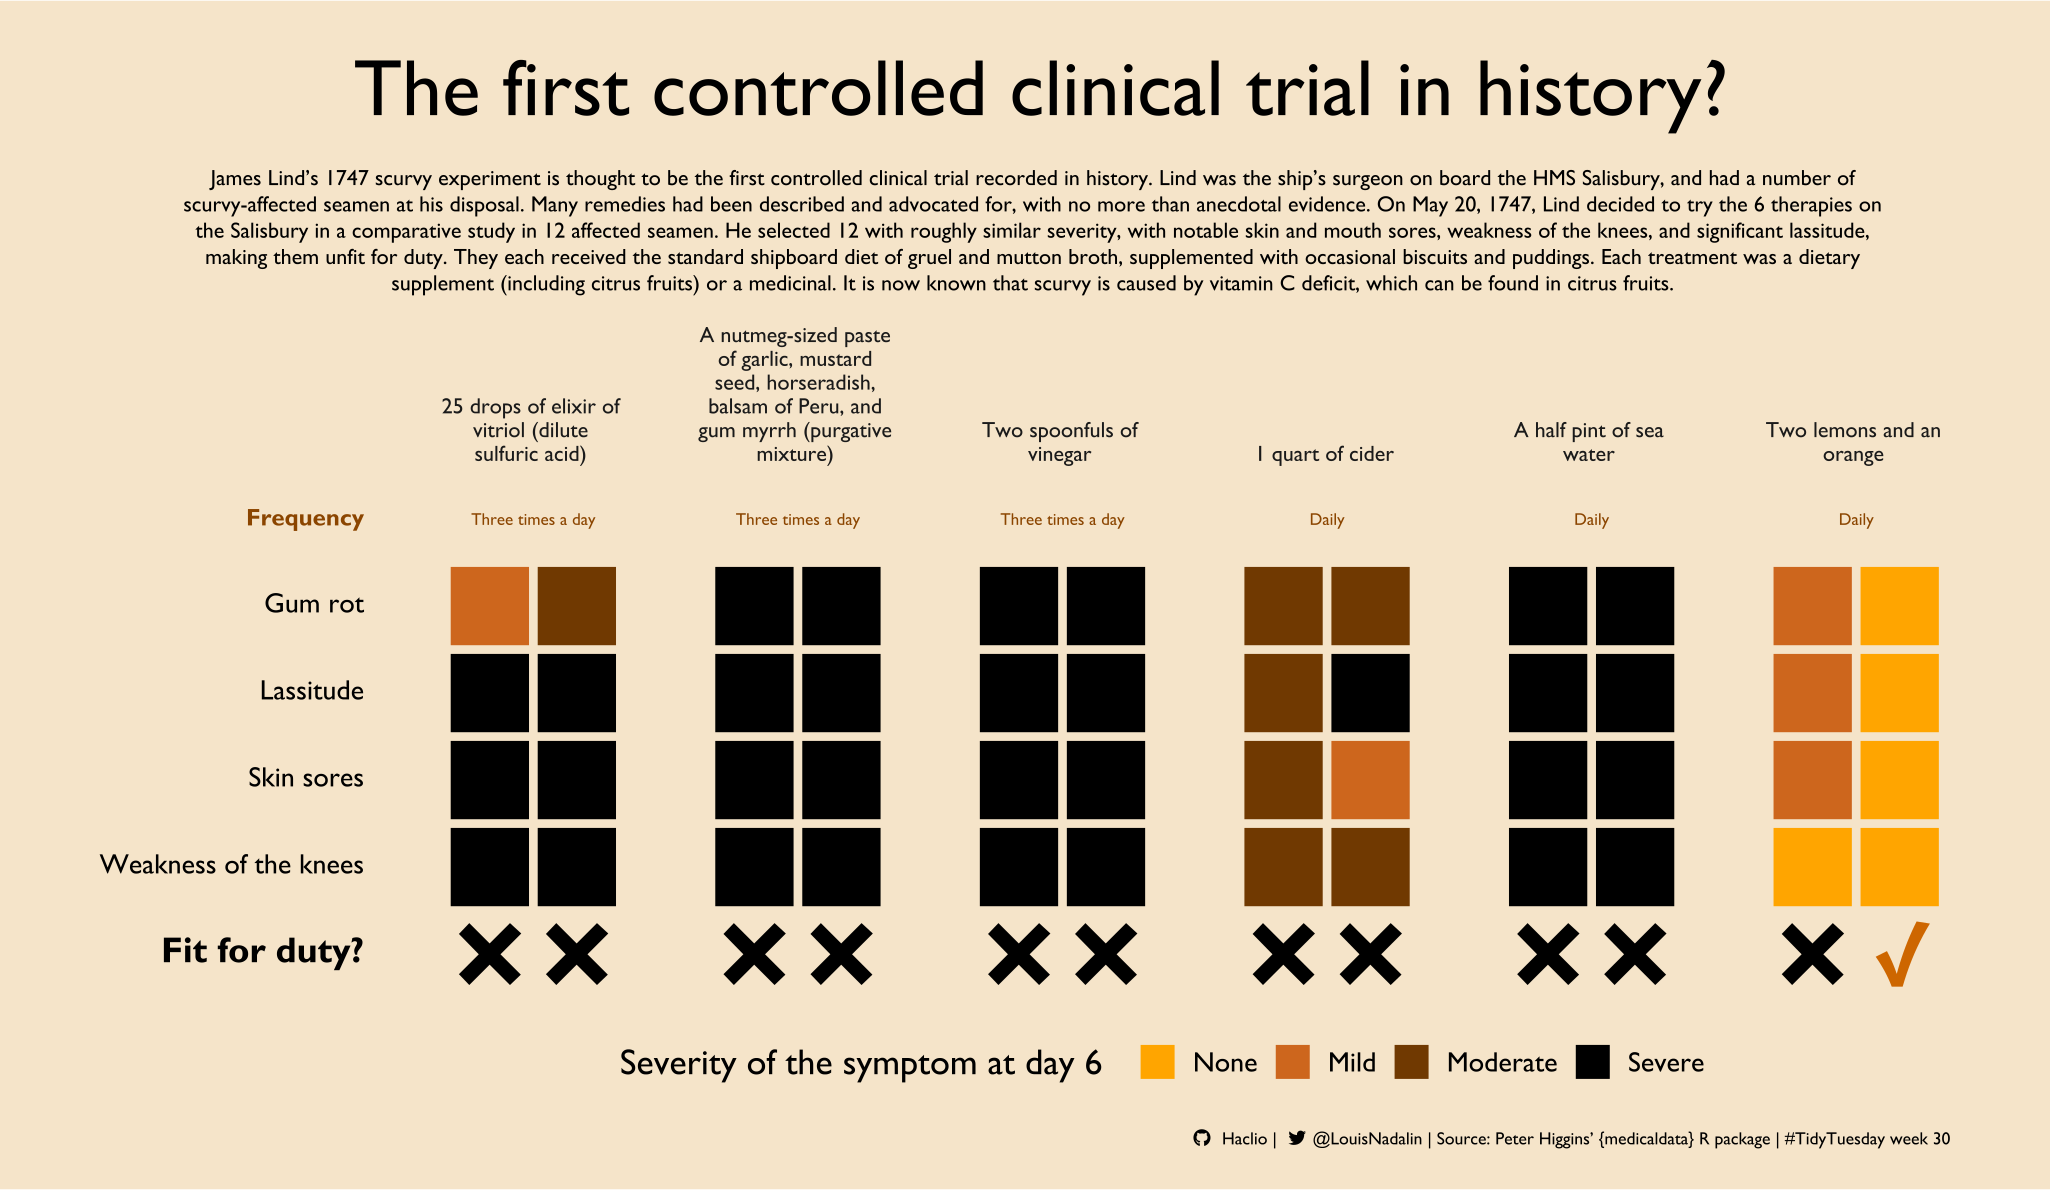

The R source for this figure:
setwd("./2023/2023-W30")
library(tidyverse)
library(ggtext)
# library(patchwork)
library(showtext)
showtext_opts(dpi = 320)
showtext_auto(enable = TRUE)
font_add(family = "fb", regular = paste(dirname(dirname(getwd())), "Font Awesome 6 Brands-Regular-400.otf", sep = "/")) #Brand logos in parent (x2) directory
font_add(family = "vd", regular = "C:/Windows/Fonts/verdana.ttf", bold = "C:/Windows/Fonts/verdanab.ttf") #Verdana
font_add(family = "gil", regular = "C:/Windows/Fonts/gil_____.ttf", bold = "C:/Windows/Fonts/gilb____.ttf") #Gill Sans

sub <- "James Lind's 1747 scurvy experiment is thought to be the first controlled clinical trial recorded in history. Lind was the ship's surgeon on board the HMS Salisbury, 
and had a number of scurvy-affected seamen at his disposal. Many remedies had been described and advocated for, with no more than anecdotal evidence. On May 20, 1747, Lind decided 
to try the 6 therapies on the Salisbury in a comparative study in 12 affected seamen. He selected 12 with roughly similar severity, with notable skin and mouth sores, 
weakness of the knees, and significant lassitude, making them unfit for duty. They each received the standard shipboard diet of gruel and mutton broth, supplemented with occasional biscuits and puddings. Each treatment was a dietary supplement (including citrus fruits) or a medicinal. It is now known that scurvy is caused by vitamin C deficit, which can be found in citrus fruits."

cap <- "<span style='font-family:fb;'>&#xf09b; </span> Haclio  |  <span style='font-family:fb;'> &#xf099; </span>@LouisNadalin | Source: Peter Higgins' {medicaldata} R package | #TidyTuesday week 30"

scurvy <- readr::read_csv('https://raw.githubusercontent.com/rfordatascience/tidytuesday/master/data/2023/2023-07-25/scurvy.csv') |>
    mutate(across(.cols = ends_with("d6"), .fns = ~str_extract(., "(?<=_)[a-zA-Z0-9]+"))) |>
    mutate(across(.cols = ends_with("d6"), .fns = ~str_to_title(.))) |>
    rename_with(~str_to_sentence(.), everything()) |>
    rename_with(~str_replace_all(., "_d6", ""), everything()) |>
    mutate(Treatment = str_replace_all(Treatment, "_", " ")) |>
    mutate(Frequency = ifelse(str_detect(Dosing_regimen_for_scurvy, "three"), "Three times a day", "Daily")) |>
    mutate(Regimen = str_replace_all(Dosing_regimen_for_scurvy, " per day|, three times a day|, three times daily| daily| three times a day", "")) |>
    mutate(Regimen = str_to_sentence(case_when(Study_id == "3" | Study_id == "4" | Study_id == "11" | Study_id == "12" ~ paste0(Regimen, " (", Treatment, ")"),
                               Study_id == "7" | Study_id == "8" ~ paste("A", Regimen, "of", Treatment),
                               Study_id == "9" | Study_id == "10" ~ Regimen,
                               TRUE ~ paste(Regimen, "of", Treatment)))) |>
    mutate(Regimen = gsub("peru", "Peru", Regimen)) |>
    select(-Dosing_regimen_for_scurvy, -Treatment)
    
scurvy2 <- scurvy |>
    pivot_longer(cols = !c(Study_id, Frequency, Regimen), names_to = "Parameter", values_to = "Value") |>
    mutate(Patient = rep(1:2, each = 5, times = 6)) |>
    mutate(Parameter = str_replace_all(Parameter, "_", " ")) |>
    mutate(Value = factor(Value, levels = c("None", "Mild", "Moderate", "Severe", "Yes", "No"))) |>
    mutate(Parameter = ifelse(Parameter == "Fit for duty", "Fit for duty?", Parameter)) |>
    mutate(Regimen = ifelse(Regimen == "Two lemons and an orange", "Two lemons and an orange", Regimen)) |>
    mutate(Parameter = factor(Parameter, levels = c("Fit for duty?", "Weakness of the knees", "Skin sores", "Lassitude", "Gum rot"))) |>
    mutate(Regimen = factor(Regimen, levels = c("25 drops of elixir of vitriol (dilute sulfuric acid)", 
    "A nutmeg-sized paste of garlic, mustard seed, horseradish, balsam of Peru, and gum myrrh (purgative mixture)",
    "Two spoonfuls of vinegar", "1 quart of cider", "A half pint of sea water", "Two lemons and an orange")))


ggplot(scurvy2, aes(x = Patient, y = Parameter)) +
    geom_tile(data = scurvy2, aes(fill = Value, height = 0.90, width = 0.90)) +
    geom_point(data = scurvy2 |> filter(Parameter == "Fit for duty?" & Value == "Yes"), shape = "\u2714", size = 13, color = "darkorange3") +
    geom_point(data = scurvy2 |> filter(Parameter == "Fit for duty?" & Value == "No"), shape = "\u2716", size = 20, color = "black") +
    geom_text(aes(label = ifelse(Patient == "1", Frequency, NA), y = 6, x = 1.5), family = "gil", size = 3, hjust = 0.5, check_overlap = TRUE, color = "darkorange4") +
    expand_limits(y = 6.5, x = c(-0.2, 1.5)) +
    coord_fixed() +
    facet_grid(. ~ Regimen, labeller = label_wrap_gen(width = 23)) +
    scale_y_discrete(labels = c("<span style = 'font-size:18pt;'>**Fit for duty?**</span>", "Weakness of the knees", "Skin sores", "Lassitude", "Gum rot", "<span style = 'font-size:12pt;color: darkorange4;'>**Frequency**</span>"), limits = c("Fit for duty?", "Weakness of the knees", "Skin sores", "Lassitude", "Gum rot", "Frequency")) +
    scale_fill_manual("Severity of the symptom at day 6", values = c("orange","chocolate3", "#703901", "black", NA, NA), na.value = NA, breaks = c("None", "Mild", "Moderate", "Severe")) + 
    labs(title = "The first controlled clinical trial in history?", subtitle = sub, caption = cap) +
    theme_classic() +
    theme(axis.title = element_blank(), 
        legend.position = "bottom",
        axis.ticks = element_blank(), 
        axis.text.x = element_blank(), 
        plot.background = element_rect(fill = "#f5e4c9", color = NA), 
        panel.background = element_rect(fill = "#f5e4c9", color = NA), 
        axis.line = element_blank(), 
        plot.caption = element_markdown(margin = margin(20, 0, 0.5, 0), family = "gil"),
        legend.background = element_rect(fill = "#f5e4c9", color = NA), 
        strip.background = element_rect(fill = "#f5e4c9", color = NA),
        axis.text.y = element_markdown(family = "gil", size = 14, color = "black"),
        plot.title = element_text(size = 40, family = "gil", margin = margin(t = 0, b = 25), hjust = -0.1),
        plot.subtitle = element_textbox_simple(family = "gil", margin = margin(r = 30, l = -100, b = 20), hjust = 0.5, halign = 0.5, size = 11),
        plot.margin = margin(30, 50, 20, 50), 
        strip.text = element_text(family = "gil", size = 11, margin = margin(l = 30, b = 3), vjust = 0),
        legend.text = element_text(size = 14, family = "gil"), 
        legend.title = element_text(size = 18, margin = margin(0, 10, 0, 0), family = "gil"))
